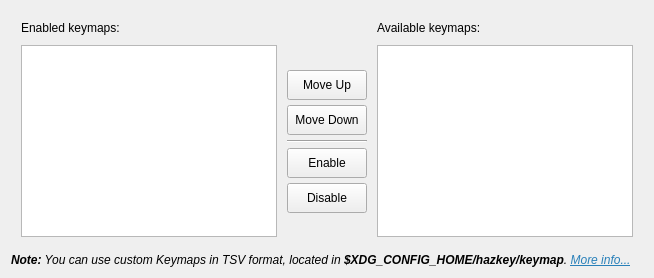
             <widget class="QWidget" name="advancedTabTabWidgetKeymapPage">
              <attribute name="title">
               <string>Keymap</string>
              </attribute>
              <layout class="QVBoxLayout" name="advancedKeymapPageLayout">
               <item>
                <layout class="QGridLayout" name="keymapSelectionGrid">
                 <property name="leftMargin">
                  <number>10</number>
                 </property>
                 <property name="topMargin">
                  <number>10</number>
                 </property>
                 <property name="rightMargin">
                  <number>10</number>
                 </property>
                 <property name="bottomMargin">
                  <number>10</number>
                 </property>
                 <property name="spacing">
                  <number>10</number>
                 </property>
                 <item row="1" column="1">
                  <layout class="QVBoxLayout" name="keymapManageButtons">
                   <property name="spacing">
                    <number>5</number>
                   </property>
                   <item>
                    <spacer name="keymapManageTopSpacer">
                     <property name="orientation">
                      <enum>Qt::Orientation::Vertical</enum>
                     </property>
                     <property name="sizeHint" stdset="0">
                      <size>
                       <width>0</width>
                       <height>0</height>
                      </size>
                     </property>
                    </spacer>
                   </item>
                   <item>
                    <widget class="QToolButton" name="keymapMoveUp">
                     <property name="minimumSize">
                      <size>
                       <width>80</width>
                       <height>30</height>
                      </size>
                     </property>
                     <property name="text">
                      <string>Move Up</string>
                     </property>
                     <property name="icon">
                      <iconset theme="QIcon::ThemeIcon::GoUp"/>
                     </property>
                     <property name="toolButtonStyle">
                      <enum>Qt::ToolButtonStyle::ToolButtonTextUnderIcon</enum>
                     </property>
                    </widget>
                   </item>
                   <item>
                    <widget class="QToolButton" name="keymapMoveDown">
                     <property name="minimumSize">
                      <size>
                       <width>80</width>
                       <height>30</height>
                      </size>
                     </property>
                     <property name="text">
                      <string>Move Down</string>
                     </property>
                     <property name="icon">
                      <iconset theme="QIcon::ThemeIcon::GoDown"/>
                     </property>
                     <property name="toolButtonStyle">
                      <enum>Qt::ToolButtonStyle::ToolButtonTextUnderIcon</enum>
                     </property>
                    </widget>
                   </item>
                   <item>
                    <widget class="Line" name="keymapManageSeparator">
                     <property name="orientation">
                      <enum>Qt::Orientation::Horizontal</enum>
                     </property>
                    </widget>
                   </item>
                   <item>
                    <widget class="QToolButton" name="enableKeymap">
                     <property name="minimumSize">
                      <size>
                       <width>80</width>
                       <height>30</height>
                      </size>
                     </property>
                     <property name="text">
                      <string>Enable</string>
                     </property>
                     <property name="icon">
                      <iconset theme="QIcon::ThemeIcon::GoPrevious"/>
                     </property>
                     <property name="toolButtonStyle">
                      <enum>Qt::ToolButtonStyle::ToolButtonTextUnderIcon</enum>
                     </property>
                    </widget>
                   </item>
                   <item>
                    <widget class="QToolButton" name="disableKeymap">
                     <property name="minimumSize">
                      <size>
                       <width>80</width>
                       <height>30</height>
                      </size>
                     </property>
                     <property name="text">
                      <string>Disable</string>
                     </property>
                     <property name="icon">
                      <iconset theme="QIcon::ThemeIcon::GoNext"/>
                     </property>
                     <property name="toolButtonStyle">
                      <enum>Qt::ToolButtonStyle::ToolButtonTextUnderIcon</enum>
                     </property>
                    </widget>
                   </item>
                   <item>
                    <spacer name="keymapManageBottomSpacer">
                     <property name="orientation">
                      <enum>Qt::Orientation::Vertical</enum>
                     </property>
                     <property name="sizeHint" stdset="0">
                      <size>
                       <width>0</width>
                       <height>0</height>
                      </size>
                     </property>
                    </spacer>
                   </item>
                  </layout>
                 </item>
                 <item row="1" column="2">
                  <widget class="QListWidget" name="availableKeymapList">
                   <property name="selectionMode">
                    <enum>QAbstractItemView::SelectionMode::SingleSelection</enum>
                   </property>
                  </widget>
                 </item>
                 <item row="0" column="2">
                  <widget class="QLabel" name="availableKeymapLabel">
                   <property name="text">
                    <string>Available keymaps:</string>
                   </property>
                  </widget>
                 </item>
                 <item row="1" column="0">
                  <widget class="QListWidget" name="enabledKeymapList">
                   <property name="dragEnabled">
                    <bool>true</bool>
                   </property>
                   <property name="dragDropMode">
                    <enum>QAbstractItemView::DragDropMode::InternalMove</enum>
                   </property>
                   <property name="defaultDropAction">
                    <enum>Qt::DropAction::MoveAction</enum>
                   </property>
                   <property name="selectionMode">
                    <enum>QAbstractItemView::SelectionMode::SingleSelection</enum>
                   </property>
                  </widget>
                 </item>
                 <item row="0" column="0">
                  <widget class="QLabel" name="enabledKeymapLabel">
                   <property name="text">
                    <string>Enabled keymaps:</string>
                   </property>
                  </widget>
                 </item>
                </layout>
               </item>
               <item>
                <widget class="QLabel" name="keymapAdvancedNote">
                 <property name="text">
                  <string>&lt;html&gt;&lt;head/&gt;&lt;body&gt;&lt;p&gt;&lt;span style=&quot; font-weight:700; font-style:italic;&quot;&gt;Note:&lt;/span&gt;&lt;span style=&quot; font-style:italic;&quot;&gt; You can use custom Keymaps in TSV format, located in &lt;/span&gt;&lt;span style=&quot; font-weight:700; font-style:italic;&quot;&gt;$XDG_CONFIG_HOME/hazkey/keymap&lt;/span&gt;&lt;span style=&quot; font-style:italic;&quot;&gt;. &lt;/span&gt;&lt;a href=&quot;https://hazkey.hiira.dev/docs/input-style#Keymap&quot;&gt;&lt;span style=&quot; font-style:italic; text-decoration: underline; color:#2980b9;&quot;&gt;More info...&lt;/span&gt;&lt;/a&gt;&lt;/p&gt;&lt;/body&gt;&lt;/html&gt;</string>
                 </property>
                 <property name="wordWrap">
                  <bool>true</bool>
                 </property>
                 <property name="margin">
                  <number>10</number>
                 </property>
                </widget>
               </item>
              </layout>
             </widget>
